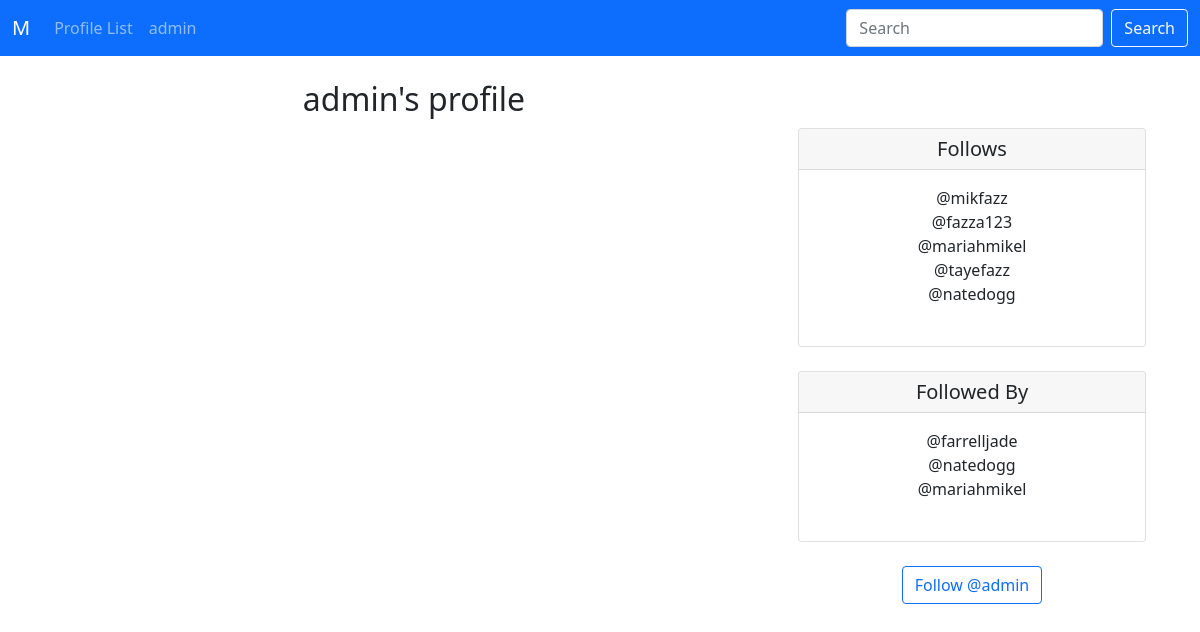
/profile/1 (signed in), run on an earlier commit of the app's database.
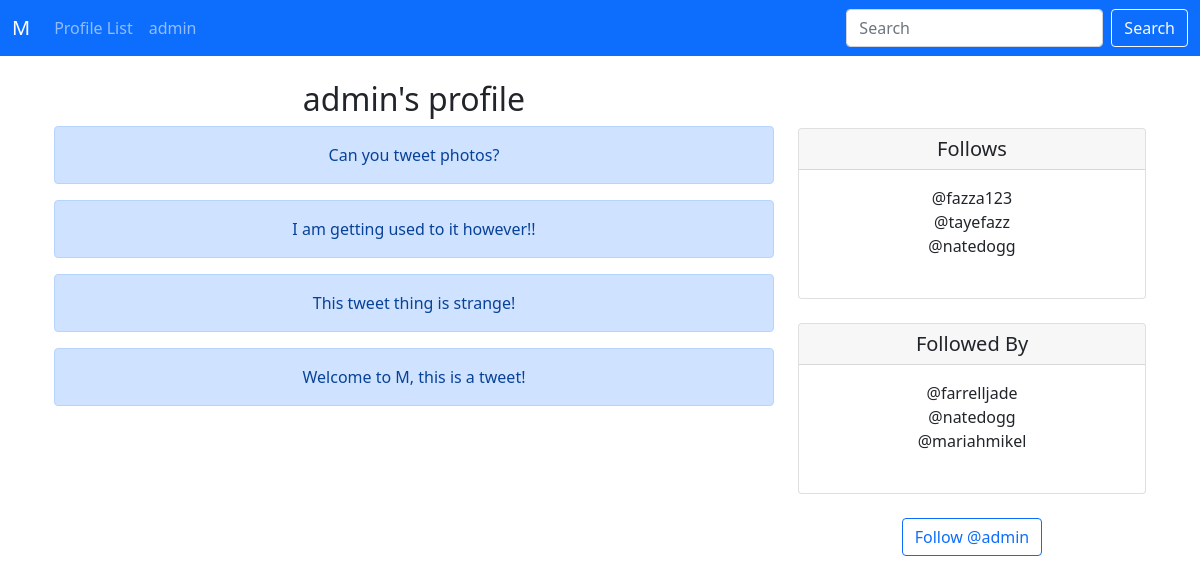
And on a later commit of the database.
### m/models.py (models this page shows, shortened)
class Profile(models.Model):
    user = models.OneToOneField(User, on_delete=models.CASCADE)
    follows = models.ManyToManyField("self",
                                     related_name="followed_by",
                                     symmetrical=False,
                                     blank=True)
    date_modified = models.DateTimeField(User, auto_now=True)
    def __str__(self):
        return self.user.username

class Tweet(models.Model):
    user = models.ForeignKey(User, related_name="tweets", on_delete=models.DO_NOTHING)
    body = models.CharField(max_length=200)
    created_at = models.DateTimeField(auto_now_add=True)

### m/views.py (the view, shortened to what this page needs)
# urls.py: path('profile/<int:pk>', views.profile, name="profile"),
def profile(request, pk):
    if request.user.is_authenticated:
        tweets = Tweet.objects.filter(user_id=pk).order_by("-created_at")  # get tweets from latest to oldest with "-created_at".
        profile = Profile.objects.get(user_id=pk)
        context = {
            'tweets': tweets,
            'profile': profile
        }
        return render(request, 'm/profile.html', context)
    else:
        messages.error(request, "You must be logged in to view this page...")
        return redirect('m:home')

### m/templates/m/profile.html (shortened to what this page needs)
{% extends 'm/base.html' %}
{% block content %}
  {% if profile %}
    <div class="container text-center">
      <div class="row">
        <div class="col-8">
          <h2>{{ profile.user.username }}'s profile</h2>
          {% if tweets %}
            {% for tweet in tweets %}
            <div class="alert alert-primary" role="alert">
              {{ tweet.body }}
            </div>
            {% endfor %}
          {% endif %}
        </div>
        <div class="col-4">
          <br/><br/>
            <div class="card">
              <h5 class="card-header">Follows</h5>
                <div class="card-body">
                  <p class="card-text">
                    {% for following in profile.follows.all %}
                    <a href="{% url 'm:profile' following.user.id %}" style="text-decoration: none; color: inherit;">@{{ following }}</a><br/>
                    {% endfor %}
                    <br/>
                  </p>
                </div>
            </div><br/>
            <div class="card">
                <h5 class="card-header">Followed By</h5>
                  <div class="card-body">
                    <p class="card-text">
                      {% for following in profile.followed_by.all %}
                      <a href="{% url 'm:profile' following.user.id %}" style="text-decoration: none; color: inherit;">@{{ following }}</a><br/>
                      {% endfor %}
                      <br/>
                    </p>
                  </div>
            </div><br/>
              <form method=POST>
                {% if profile in user.profile.follows.all %}
                  <button class="btn btn-outline-danger" name="follow" value="unfollow"
                  type="submit">Unfollow @{{ profile.user.username }}</button>
                {% else %}
                  <button class="btn btn-outline-primary" name="follow" value="follow"
                  type="submit">Follow @{{ profile.user.username }}</button>
                {% endif %}
              </form>
        </div>
      </div>
    </div>
  {% endif %}
{% endblock %}

What changed in the data, as far as the page shows it:
no longer on this page (row unchanged): Profile: user.username "mikfazz", shown under "Follows"
no longer on one of the page's lists (row unchanged): Profile: user.username "mariahmikel"
added Tweet: body "Can you tweet photos?"
added Tweet: body "I am getting used to it however!!"
added Tweet: body "This tweet thing is strange!"
added Tweet: body "Welcome to M, this is a tweet!"
